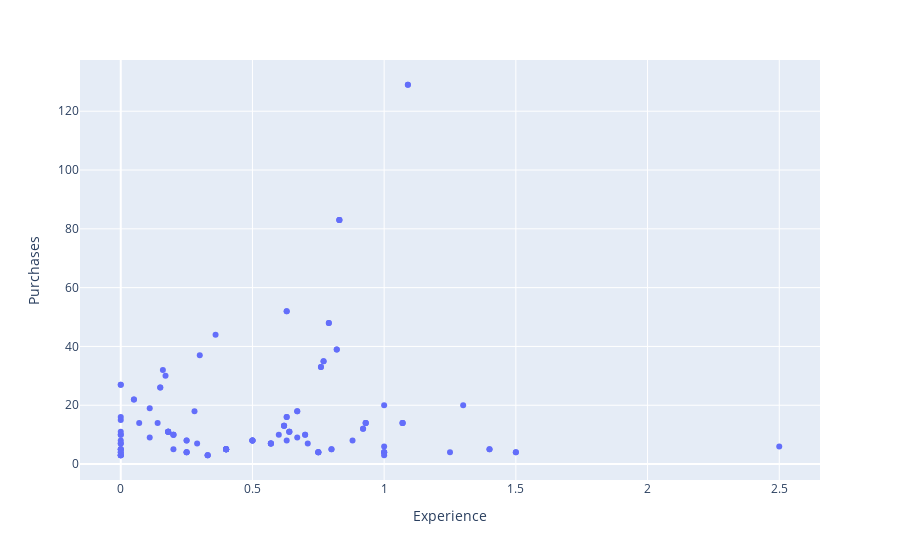

Source (notebook cell):
### Code cell
#2. Exploring connection between doctor's Experience and Purchases
import plotly.express as px
complaints = pd.read_csv('data/complaints.csv')


new=pd.merge(doctors, complaints, how='inner',on=['DoctorID','DoctorID'])

figure=px.scatter(data_frame=new,x="Experience",y="Purchases")

figure.show()

# In this section, we see the relationship image for purchhases predicated on doctor's experience. It is apparent that significant proportion of purchases (with relatively low value) is inextricably linked with short-term doctors.
# There are some possible outliers. Nevertheless, we should take into account them as well.

### Figure 1 — Plotly figure (JSON) as saved in the notebook; plotly's stock layout.template omitted (floating-point values rounded to 4 significant figures)
{"data": [{"hovertemplate": "Experience=%{x}<br>Purchases=%{y}<extra></extra>", "legendgroup": "", "marker": {"color": "#636efa", "symbol": "circle"}, "mode": "markers", "name": "", "orientation": "v", "showlegend": false, "type": "scatter", "x": [0.07, 0.14, 0.62, 0.62, 0.62, 0.3, 0, 0, 0.18, 0.11, 0.7, 0.7, 0.67, 0.67, 0.25, 0.25, 0.63, 0.88, 0.83, 0.83, 0.83, 0, 0.17, 0.57, 0.57, 0.57, 1.3, 1.4, 1.4, 0.92, 0.92, 0.8, 2.5, 0.8, 0.28, 1, 0, 0, 0.4, 0.4, 0.4, 0.2, 0.76, 0.76, 0.36, 0.18, 0.18, 0.18, 0.18, 1.25, 0.75, 0.75, 0.2, 0.2, 0.2, 1, 1, 1, 0.75, 0.75, 0, 0, 0.4, 0.4, 0.4, 0.4, 0.4, 1.07, 1.07, 1.07, 0.93, 0.93, 0.93, 0.67, 0.63, 0.63, 0.15, 0.15, 0.25, 0.25, 1.5, 1.5, 0.63, 0.63, 0, 0.33, 0.33, 0, 0, 0, 0, 0, 1, 0.5, 0.5, 0.5, 0.5, 0, 0.25, 0.33, 0, 0, 0.79, 0.79, 0.64, 0.64, 0.64, 0, 0.05, 0.05, 0.16, 0.82, 0.82, 0.57, 0.29, 0, 0, 0.71, 1, 0.6, 1.09, 1.09, 0.77, 0.77, 0.11], "xaxis": "x", "y": [14, 14, 13, 13, 13, 37, 10, 10, 11, 9, 10, 10, 18, 18, 8, 8, 8, 8, 83, 83, 83, 15, 30, 7, 7, 7, 20, 5, 5, 12, 12, 5, 6, 5, 18, 6, 5, 5, 5, 5, 5, 5, 33, 33, 44, 11, 11, 11, 11, 4, 4, 4, 10, 10, 10, 4, 4, 4, 4, 4, 5, 4, 5, 5, 5, 5, 5, 14, 14, 14, 14, 14, 14, 9, 52, 52, 26, 26, 4, 4, 4, 4, 16, 16, 3, 3, 3, 8, 3, 3, 3, 16, 3, 8, 8, 8, 8, 4, 4, 3, 27, 27, 48, 48, 11, 11, 11, 11, 22, 22, 32, 39, 39, 7, 7, 7, 7, 7, 20, 10, 129, 129, 35, 35, 19], "yaxis": "y"}], "layout": {"legend": {"tracegroupgap": 0}, "margin": {"t": 60}, "xaxis": {"anchor": "y", "domain": [0, 1], "title": {"text": "Experience"}}, "yaxis": {"anchor": "x", "domain": [0, 1], "title": {"text": "Purchases"}}}}
